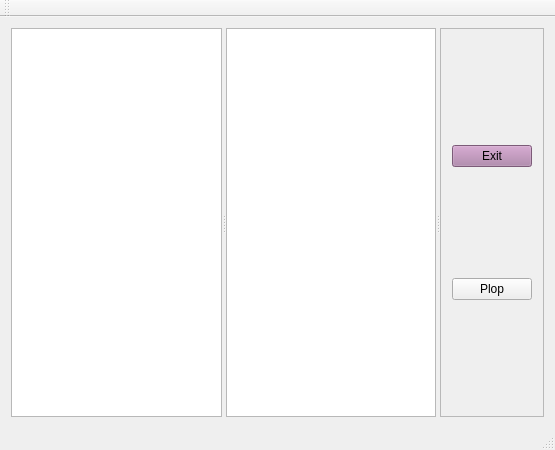
<?xml version="1.0" encoding="UTF-8"?>
<ui version="4.0">
 <class>PprzMain</class>
 <widget class="QMainWindow" name="PprzMain">
  <property name="geometry">
   <rect>
    <x>0</x>
    <y>0</y>
    <width>555</width>
    <height>450</height>
   </rect>
  </property>
  <property name="windowTitle">
   <string>PprzMain</string>
  </property>
  <widget class="QWidget" name="centralWidget">
   <layout class="QVBoxLayout" name="verticalLayout_2">
    <item>
     <widget class="QSplitter" name="splitter_2">
      <property name="orientation">
       <enum>Qt::Vertical</enum>
      </property>
      <widget class="QSplitter" name="splitter">
       <property name="orientation">
        <enum>Qt::Horizontal</enum>
       </property>
       <widget class="QGraphicsView" name="graphicsView_2"/>
       <widget class="QGraphicsView" name="graphicsView"/>
       <widget class="QFrame" name="frame_3">
        <property name="frameShape">
         <enum>QFrame::StyledPanel</enum>
        </property>
        <property name="frameShadow">
         <enum>QFrame::Raised</enum>
        </property>
        <layout class="QVBoxLayout" name="verticalLayout_4">
         <item>
          <widget class="QPushButton" name="select_btn">
           <property name="styleSheet">
            <string notr="true">background: rgb(173, 127, 168)</string>
           </property>
           <property name="text">
            <string>Exit</string>
           </property>
          </widget>
         </item>
         <item>
          <widget class="QPushButton" name="plop_btn">
           <property name="text">
            <string>Plop</string>
           </property>
          </widget>
         </item>
        </layout>
       </widget>
      </widget>
     </widget>
    </item>
   </layout>
  </widget>
  <widget class="QMenuBar" name="menuBar">
   <property name="geometry">
    <rect>
     <x>0</x>
     <y>0</y>
     <width>555</width>
     <height>22</height>
    </rect>
   </property>
  </widget>
  <widget class="QToolBar" name="mainToolBar">
   <attribute name="toolBarArea">
    <enum>TopToolBarArea</enum>
   </attribute>
   <attribute name="toolBarBreak">
    <bool>false</bool>
   </attribute>
  </widget>
  <widget class="QStatusBar" name="statusBar"/>
 </widget>
 <layoutdefault spacing="6" margin="11"/>
 <resources/>
 <connections/>
</ui>
